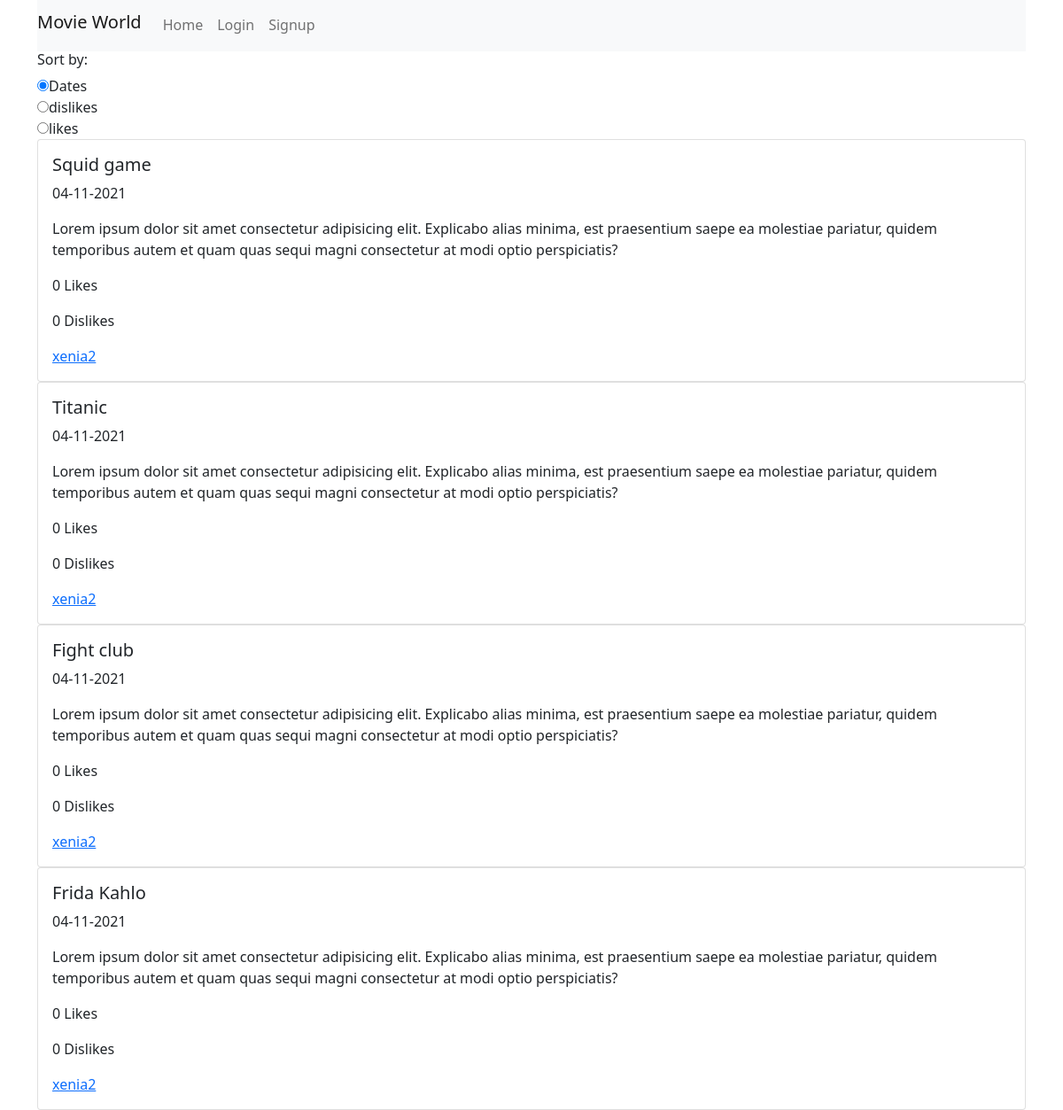
The page / on the database its author committed.
### tables this page shows
CREATE TABLE `movies` (
  `id` int(20) NOT NULL,
  `title` varchar(70) NOT NULL,
  `description` varchar(1000) NOT NULL,
  `user` varchar(25) NOT NULL,
  `publicationdate` date NOT NULL DEFAULT current_timestamp(),
  `likes` int(11) NOT NULL,
  `dislikes` int(11) NOT NULL
);

### moviesview.php (called while the page is built)
<?php
class Moviesview {
    private $con;
    public function __construct($con) {
        $this->con = $con;
    }
    public function moviesItems($con) {
        $query = $this->con->prepare("SELECT * FROM movies ORDER BY id DESC");
        $query->execute();
        return $query;
    }
    }

### index.php (the view, shortened to what this page needs)
<?php
include 'header.php';
include_once 'moviesview.php';
$movieview = new Moviesview($con);
$movie = $movieview->moviesItems($con);
?>
<div class="container">
<form action ='' method='GET'>
  <div class="checkbox">
    <h6>Sort by: </h6>
    <label><input type="radio" name="sortby" value="date" checked>Dates</label>
  </div>
  <div class="checkbox">
    <label><input type="radio" name="sortby" value="dislikes">dislikes</label>
  </div>
  <div class="checkbox disabled">
    <label><input type="radio" name="sortby" value="likes">likes</label>
  </div>
</form>
<?php while ($row = $movie->fetch(PDO::FETCH_ASSOC)): ?>
<div class="card">
  <div class="card-body">
    <h5 class="card-title"><?= $row['title']?></h5>
    <p class="card-text"><?= date('d-m-Y', strtotime($row['publicationdate']))?></p>
    <p class="card-text"><?= $row['description']?></p>
    <p class="card-text"><?= $row['likes']?> Likes</p>
    <p class="card-text"><?= $row['dislikes']?> Dislikes</p>
    <a href="#" class="card-link"><?= $row['user']?></a>
  </div>
</div>
<?php endwhile ?>
</div>
</body>
</html>

### header.php (shortened to what this page needs)
<!DOCTYPE html>
<html lang="en">
<head>
    <link href="https://cdn.jsdelivr.net/npm/bootstrap@5.1.3/dist/css/bootstrap.min.css" rel="stylesheet">
</head>
<body>
<div class="container">
<nav class="navbar navbar-expand-lg navbar-light bg-light">
    <ul class="navbar-nav">
      <li class="nav-item"><h1 class="navbar-brand">Movie World</h1></li>
      <li class="nav-item active">
        <a class="nav-link" href="index.php">Home</span></a>
      </li>
      <?php
        if(isset($_SESSION["userLoggedIn"])) {
          echo '<li class="nav-item"><a class="nav-link" href="logout.php">Logout</a></li>';
        }
        else{
          echo '<li class="nav-item"><a class="nav-link" href="login.php">Login</a></li>';
          echo '<li class="nav-item"><a class="nav-link" href="signup.php">Signup</a></li>';
        }
        ?>
        </ul>
  </div>

### rows shown on the page
movies: title "Squid game", publicationdate "04-11-2021", description "Lorem ipsum dolor sit amet consectetur adipisicing elit. Explicabo alias minima, est praesentium saepe ea molestiae pariatur, quidem temporibus autem et quam quas sequi magni consectetur at modi optio perspiciatis?", likes "0", dislikes "0", user "xenia2"
movies: title "Titanic", publicationdate "04-11-2021", description "Lorem ipsum dolor sit amet consectetur adipisicing elit. Explicabo alias minima, est praesentium saepe ea molestiae pariatur, quidem temporibus autem et quam quas sequi magni consectetur at modi optio perspiciatis?", likes "0", dislikes "0", user "xenia2"
movies: title "Fight club", publicationdate "04-11-2021", description "Lorem ipsum dolor sit amet consectetur adipisicing elit. Explicabo alias minima, est praesentium saepe ea molestiae pariatur, quidem temporibus autem et quam quas sequi magni consectetur at modi optio perspiciatis?", likes "0", dislikes "0", user "xenia2"
movies: title "Frida Kahlo", publicationdate "04-11-2021", description "Lorem ipsum dolor sit amet consectetur adipisicing elit. Explicabo alias minima, est praesentium saepe ea molestiae pariatur, quidem temporibus autem et quam quas sequi magni consectetur at modi optio perspiciatis?", likes "0", dislikes "0", user "xenia2"
